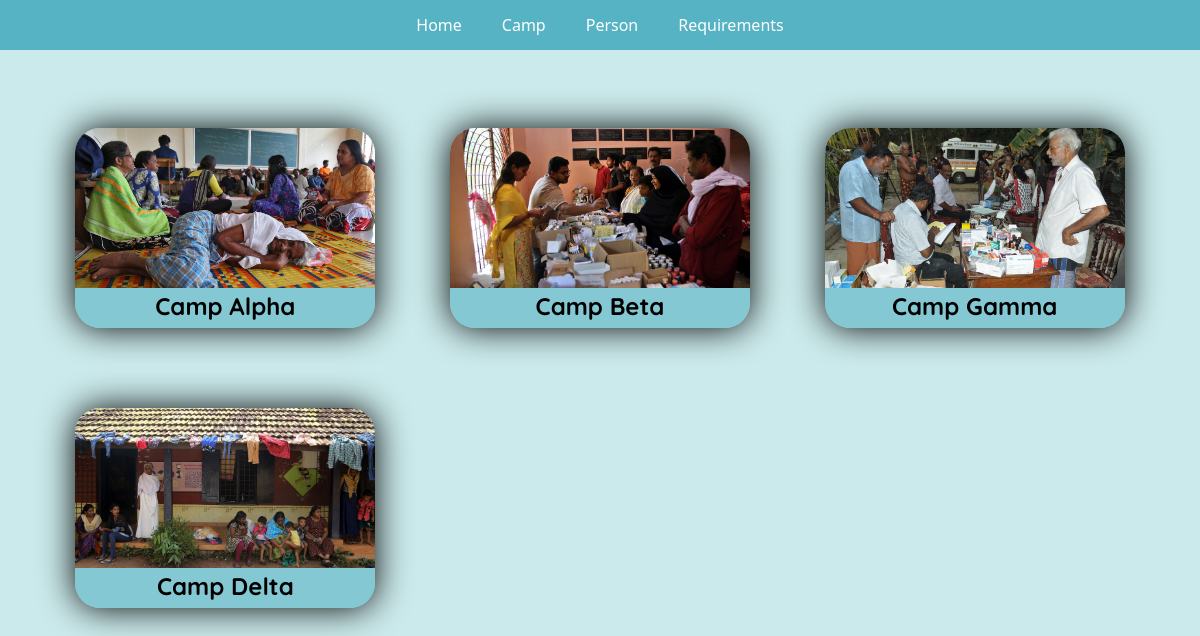
The app's page /Camp with its own data.
### Main/models.py (models this page shows)
class Camp(models.Model):
    camp_id = models.CharField(max_length=3,unique=True)
    camp_name = models.CharField(max_length=20)
    camp_add = models.CharField(max_length=60)
    camp_district = models.CharField(max_length=20)
    camp_state = models.CharField(max_length=20)
    camp_man = models.CharField(max_length=20)
    man_id = models.CharField(max_length=5,unique=True)
    camp_img = models.ImageField(upload_to="Camp_Images")
    man_contact = models.IntegerField()
    curr_capacity = models.PositiveIntegerField()
    total_capacity = models.PositiveIntegerField()
    rat_towel = models.PositiveIntegerField()
    rat_soap = models.PositiveIntegerField()

### Main/views.py (the view)
# urls.py: path('Camp',views.camp),
def camp(request):
    obj = Camp.objects.all()
    return render(request,'Camp.html',{"obj":obj})

### Main/templates/Camp.html (shortened to what this page needs)
<!DOCTYPE html>
<html lang="en">
<head>
    <link href="static/css/bootstrap.min.css" rel="stylesheet" type="text/css">
    <link href="static/css/stylesCamp.css" rel="stylesheet" type="text/css">
    <link href="static/css/stylesNavbar.css" rel="stylesheet" type="text/css">
</head>
<body>
    <header>
        <nav class="navbar navbar-expand">
            <ul class="navbar-nav row">
                <li class="nav-item col"><a class="nav-link" href="./">Home</a></li>
                <li class="nav-item col"><a class="nav-link" href="Camp">Camp</a></li>
                <li class="nav-item col"><a class="nav-link" href="Person">Person</a></li>
                <li class="nav-item col"><a class="nav-link" href="Requirements">Requirements</a></li>
            </ul>
        </nav>
    </header>
<main>
    <section class="camp container">
        {% for i in obj %}
        <section id="{{i.camp_name}}" class="item campContain">
            <article>
                <img src="media/{{i.camp_img}}" onclick="show('{{i.camp_id}}','{{i.camp_name}}')">
            </article>
            <article class="title" onclick="show('{{i.camp_id}}','{{i.camp_name}}')"><font>{{i.camp_name}}</font></article>
        </section>
        {% endfor %}
    </section>
</main>
</body>
</html>

### Main/static/css/stylesCamp.css (style rules this page uses)
body { overflow-x: hidden; background-color: rgba(0, 153, 158, 0.205); }
main { margin-top: 50px; }
.camp { align-items: center; margin-top: 5em; height: fit-content; padding: 3em; display: grid; grid-gap: 5em; grid-template-columns: repeat(auto-fit, minmax(250px, 1fr)); place-items: center; }
.campContain { padding: 0px; margin: 0px; width: 300px; height: 200px; border-radius: 25px; overflow: hidden; text-align: center; background-color: rgba(85, 179, 196, 0.603); box-shadow: 0px 0px 35px rgb(0, 0, 0); transition: box-shadow 1s; }
.campContain img { min-width: 100%; object-fit: cover; max-width: 100%; height: 160px; }
.campContain font { color: black; font-family: Quicksand; font-size: 24px; }

### Main/static/css/stylesNavbar.css (style rules this page uses)
.navbar { width: 100%; justify-content: center; background-color: rgb(85, 179, 196); height: 50px; position: fixed; top: 0px; z-index: 100; }
.navbar a { color: white; }

### records on screen
Camp: camp_img (picture), camp_name "Camp Alpha"
Camp: camp_img (picture), camp_name "Camp Beta"
Camp: camp_img (picture), camp_name "Camp Gamma"
Camp: camp_img (picture), camp_name "Camp Delta"
